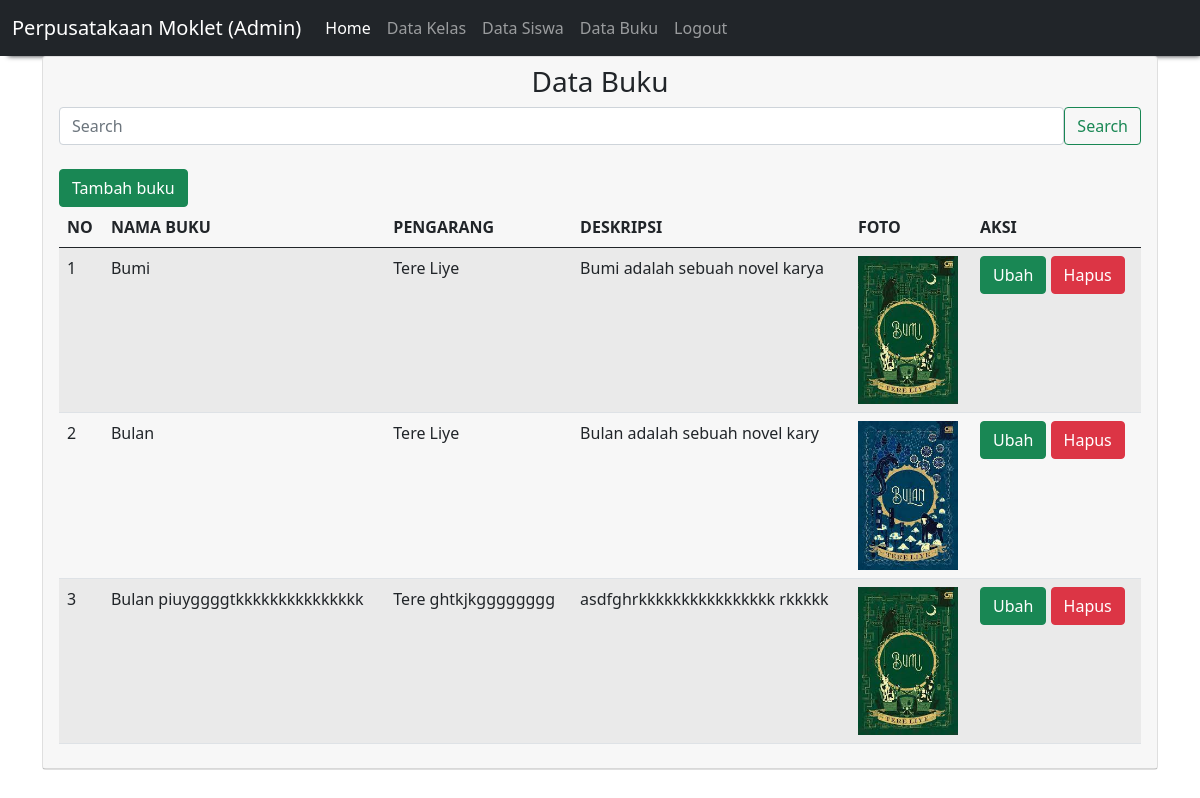
The app's page /admin/tampil_buku.php (signed in) with its own data.
### tables this page shows
CREATE TABLE `buku` (
  `id_buku` int(11) NOT NULL,
  `nama_buku` varchar(100) NOT NULL,
  `pengarang` varchar(100) NOT NULL,
  `deskripsi` text NOT NULL,
  `foto` varchar(255) NOT NULL
);

### admin/tampil_buku.php (the view, shortened to what this page needs)
<?php
    include 'navbar.php';
?>
<!DOCTYPE html>
<html>
<head>
    <link href="https://cdn.jsdelivr.net/npm/bootstrap@5.0.1/dist/css/bootstrap.min.css" rel="stylesheet">
</head>
<body>
<div class="container">
        <div class="card">
            <div class="card-header">
                <h3 align='center'>Data Buku</h3>
                    <form method="post" action="tampil_buku.php" class="d-flex">
                        <input class="form-control" type="search" name="cari" placeholder="Search" aria-label="Search">
                        <button class="btn btn-outline-success" type ="submit">Search</button>
                    </form>
        <table class="table table-hover table-striped"><br>
        <?php
        include "koneksi.php";
        $qry_buku = mysqli_query($conn, "select * from buku");
        $no++; ?>
        <a href="./tambah_buku.php" class="btn btn-success">Tambah buku</a>
        <thead>
            <tr>
                <th>NO</th><th>NAMA BUKU</th><th>PENGARANG</th><th>DESKRIPSI</th><th>FOTO</th><th>AKSI</th>
            </tr>
        </thead>
        <tbody>
        <?php
            include "koneksi.php";
            if(isset($_POST['cari'])){
                $cari = $_POST['cari'];
                $qry_buku=mysqli_query($conn, "select * from buku where id_buku = '$cari' or nama_buku like '%$cari%' or pengarang like '%$cari%'");
            }
            else{
                $qry_buku = mysqli_query($conn, "select * from buku ");
            }
            $no = 0;
            while ($data_buku = mysqli_fetch_array($qry_buku)) {
                $no++;
        ?>
            <tr>
                <td><?=$no?></td>
                <td><?=$data_buku['nama_buku']?></td>
                <td><?=$data_buku['pengarang']?></td>
                <td><?= substr($data_buku['deskripsi'],0,30) ?></td>
                <td><img src="../admin/images/<?=$data_buku['foto']?>" style="width:100px"></td>
                <td>
                    <a href="./ubah_buku.php?id_buku=<?= $data_buku['id_buku'] ?>" class="btn btn-success">Ubah</a>
                    <a href="./hapus_buku.php?id_buku=<?= $data_buku['id_buku'] ?>" onclick="return confirm('Apakah anda yakin menghapus data ini?')" class="btn btn-danger">Hapus</a>
                </td>
            </tr>
            <?php
            }
            ?>
        </tbody>
    </table>
</body>
</html>

### admin/navbar.php (shortened to what this page needs)
<!DOCTYPE html>
<html>
<head>
    <link href="https://cdn.jsdelivr.net/npm/bootstrap@5.0.1/dist/css/bootstrap.min.css" rel="stylesheet">
</head>
<body>
    <nav class="navbar navbar-expand-lg navbar-dark bg-dark" style="box-shadow: 4px 4px 5px -4px;">
      <div class="container-fluid">
        <a class="navbar-brand" href="#">Perpusatakaan Moklet (Admin)</a>
        <div class="collapse navbar-collapse" id="navbarNav">
          <ul class="navbar-nav" align='center'>
            <li class="nav-item">
              <a class="nav-link active" aria-current="page" href="home.php">Home</a>
            </li>
            <li class="nav-item">
              <a class="nav-link" aria-current="page" href="tampil_kelas.php">Data Kelas</a>
            </li>
            <li class="nav-item">
              <a class="nav-link" aria-current="page" href="tampil_siswa.php">Data Siswa</a>
            </li>
            <li class="nav-item">
              <a class="nav-link" aria-current="page" href="tampil_buku.php">Data Buku</a>
            </li>
            <li class="nav-item">
              <a class="nav-link" aria-current="page" href="logout.php">Logout</a>
            </li>
          </ul>
        </div>
      </div>
    </nav>
    </body>
</html>

### records on screen
buku: nama_buku "Bumi", pengarang "Tere Liye", deskripsi "Bumi adalah sebuah novel karya", foto (picture)
buku: nama_buku "Bulan", pengarang "Tere Liye", deskripsi "Bulan adalah sebuah novel kary", foto (picture)
buku: nama_buku "Bulan piuyggggtkkkkkkkkkkkkkkk", pengarang "Tere ghtkjkgggggggg", deskripsi "asdfghrkkkkkkkkkkkkkkkk rkkkkk", foto (picture)
